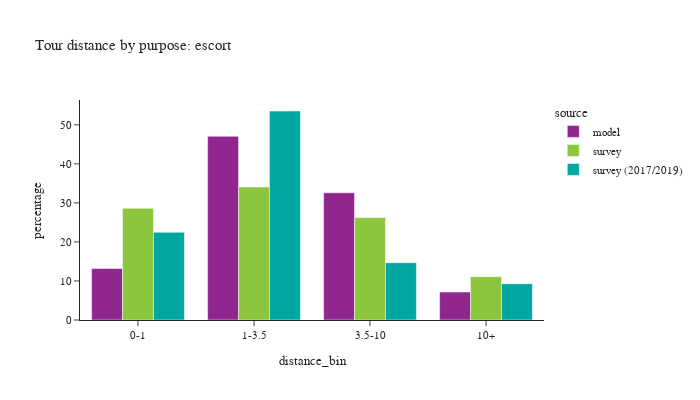

Notebook cell for this chart:
### Code cell
plot_bins(tour, tour['pdpurp'] == 3, 'escort')

### Figure 1 — Plotly figure (JSON) as saved in the notebook; plotly's stock layout.template omitted (floating-point values rounded to 4 significant figures)
{"data": [{"alignmentgroup": "True", "customdata": [[101129], [360991], [249996], [55048]], "hovertemplate": "source=model<br>distance_bin=%{x}<br>percentage=%{y}<br>sample count=%{customdata[0]}<extra></extra>", "legendgroup": "model", "marker": {"color": "#91268F", "pattern": {"shape": ""}}, "name": "model", "offsetgroup": "model", "orientation": "v", "showlegend": true, "textposition": "auto", "type": "bar", "x": ["0-1", "1-3.5", "3.5-10", "10+"], "xaxis": "x", "y": [13.18, 47.06, 32.59, 7.176], "yaxis": "y"}, {"alignmentgroup": "True", "customdata": [[229], [349], [207], [95]], "hovertemplate": "source=survey<br>distance_bin=%{x}<br>percentage=%{y}<br>sample count=%{customdata[0]}<extra></extra>", "legendgroup": "survey", "marker": {"color": "#8CC63E", "pattern": {"shape": ""}}, "name": "survey", "offsetgroup": "survey", "orientation": "v", "showlegend": true, "textposition": "auto", "type": "bar", "x": ["0-1", "1-3.5", "3.5-10", "10+"], "xaxis": "x", "y": [28.61, 34.07, 26.24, 11.09], "yaxis": "y"}, {"alignmentgroup": "True", "customdata": [[409], [622], [263], [100]], "hovertemplate": "source=survey (2017/2019)<br>distance_bin=%{x}<br>percentage=%{y}<br>sample count=%{customdata[0]}<extra></extra>", "legendgroup": "survey (2017/2019)", "marker": {"color": "#00A7A0", "pattern": {"shape": ""}}, "name": "survey (2017/2019)", "offsetgroup": "survey (2017/2019)", "orientation": "v", "showlegend": true, "textposition": "auto", "type": "bar", "x": ["0-1", "1-3.5", "3.5-10", "10+"], "xaxis": "x", "y": [22.47, 53.54, 14.69, 9.295], "yaxis": "y"}], "layout": {"barmode": "group", "font": {"size": 11}, "height": 400, "legend": {"title": {"text": "source"}, "tracegroupgap": 0}, "title": {"text": "Tour distance by purpose: escort"}, "width": 700, "xaxis": {"anchor": "y", "domain": [0.0, 1.0], "title": {"text": "distance_bin"}}, "yaxis": {"anchor": "x", "domain": [0.0, 1.0], "title": {"text": "percentage"}}}}
